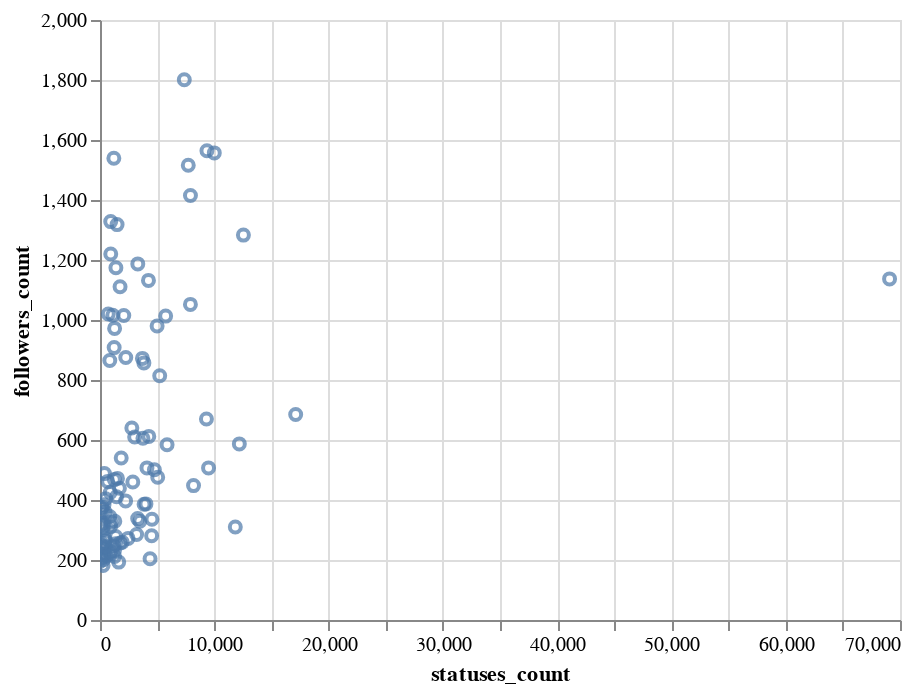

Notebook source saved alongside this figure:
### Markdown cell above
### Interactivity

### Code cell
tweets_chart.encode(
    tooltip=['screen_name']
).interactive()

### Figure 1 — Vega-Lite specification as saved in the notebook (floating-point values rounded to 4 significant figures)
{"$schema": "https://vega.github.io/schema/vega-lite/v2.6.0.json", "config": {"view": {"height": 300, "width": 400}}, "data": {"name": "data-0b202bd1b920000fec15f194ff2158f9"}, "datasets": {"data-0b202bd1b920000fec15f194ff2158f9": [{"created_at": "2010-02-10 00:28:15+00:00", "days_registered": 3119, "favourites_count": 5455, "followers_count": 872, "friends_count": 2567, "listed_count": 29, "name": "Bede Constantinides", "screen_name": "beconstant", "statuses_count": 3711}, {"created_at": "2009-02-15 10:20:25+00:00", "days_registered": 3479, "favourites_count": 319, "followers_count": 243, "friends_count": 450, "listed_count": 6, "name": "Sean Löfgren", "screen_name": "seanBE", "statuses_count": 326}, {"created_at": "2010-11-14 20:49:26+00:00", "days_registered": 2842, "favourites_count": 1211, "followers_count": 213, "friends_count": 1278, "listed_count": 5, "name": "Abdullah Binthunaiyan", "screen_name": "anthenaian", "statuses_count": 536}, {"created_at": "2008-04-13 13:05:06+00:00", "days_registered": 3787, "favourites_count": 2060, "followers_count": 1564, "friends_count": 1020, "listed_count": 132, "name": "Stéphane Wirtel", "screen_name": "matrixise", "statuses_count": 9357}, {"created_at": "2011-01-01 20:33:21+00:00", "days_registered": 2794, "favourites_count": 947, "followers_count": 345, "friends_count": 1000, "listed_count": 57, "name": "Serguei Mikhailov", "screen_name": "cadastreng", "statuses_count": 856}, {"created_at": "2009-06-11 17:50:10+00:00", "days_registered": 3363, "favourites_count": 274, "followers_count": 359, "friends_count": 230, "listed_count": 1, "name": "Mike Davies", "screen_name": "britzerland", "statuses_count": 114}, {"created_at": "2016-08-31 12:31:39+00:00", "days_registered": 725, "favourites_count": 6137, "followers_count": 272, "friends_count": 674, "listed_count": 9, "name": "Claudia Millán", "screen_name": "cheshireminima", "statuses_count": 2458}, {"created_at": "2015-01-21 08:45:20+00:00", "days_registered": 1313, "favourites_count": 518, "followers_count": 323, "friends_count": 580, "listed_count": 60, "name": "VendorMach", "screen_name": "Vendormach", "statuses_count": 272}, {"created_at": "2010-07-19 05:03:33+00:00", "days_registered": 2960, "favourites_count": 258, "followers_count": 606, "friends_count": 465, "listed_count": 32, "name": "Kshitij Maurya", "screen_name": "KshitijMaurya", "statuses_count": 3756}, {"created_at": "2015-04-01 11:21:20+00:00", "days_registered": 1243, "favourites_count": 1614, "followers_count": 404, "friends_count": 1283, "listed_count": 36, "name": "Stefan Zimmermann", "screen_name": "zimmermanncode", "statuses_count": 493}, {"created_at": "2007-03-24 14:26:47+00:00", "days_registered": 4173, "favourites_count": 6527, "followers_count": 1052, "friends_count": 1638, "listed_count": 93, "name": "Daniel Kershaw", "screen_name": "danjamker", "statuses_count": 7912}, {"created_at": "2011-10-26 00:32:30+00:00", "days_registered": 2496, "favourites_count": 37, "followers_count": 472, "friends_count": 4859, "listed_count": 20, "name": "Occhiomondo", "screen_name": "occhiomondo", "statuses_count": 1530}, {"created_at": "2011-07-22 04:44:50+00:00", "days_registered": 2592, "favourites_count": 2455, "followers_count": 507, "friends_count": 671, "listed_count": 46, "name": "Luis San Martin", "screen_name": "pathcl", "statuses_count": 9497}, {"created_at": "2011-05-31 21:31:41+00:00", "days_registered": 2644, "favourites_count": 967, "followers_count": 207, "friends_count": 896, "listed_count": 3, "name": "Joshua Lobo", "screen_name": "boreas_cryo", "statuses_count": 105}, {"created_at": "2013-11-12 08:39:54+00:00", "days_registered": 1748, "favourites_count": 722, "followers_count": 425, "friends_count": 395, "listed_count": 28, "name": "Jacob Tomlinson", "screen_name": "_JacobTomlinson", "statuses_count": 897}, {"created_at": "2012-03-01 06:26:38+00:00", "days_registered": 2369, "favourites_count": 433, "followers_count": 182, "friends_count": 336, "listed_count": 7, "name": "Ankur Ankan", "screen_name": "AnkurAnkan", "statuses_count": 267}, {"created_at": "2008-07-19 18:58:52+00:00", "days_registered": 3690, "favourites_count": 5623, "followers_count": 1013, "friends_count": 3222, "listed_count": 258, "name": "Scott Edwards", "screen_name": "scottedwards200", "statuses_count": 5745}, {"created_at": "2011-11-19 09:25:18+00:00", "days_registered": 2472, "favourites_count": 401, "followers_count": 272, "friends_count": 477, "listed_count": 18, "name": "Anita Schürch", "screen_name": "AnitaSchurch", "statuses_count": 408}, {"created_at": "2015-10-28 22:09:28+00:00", "days_registered": 1033, "favourites_count": 1604, "followers_count": 468, "friends_count": 515, "listed_count": 24, "name": "Isabel Castanho", "screen_name": "isabelscst", "statuses_count": 1256}, {"created_at": "2010-06-27 17:19:35+00:00", "days_registered": 2982, "favourites_count": 585, "followers_count": 865, "friends_count": 4155, "listed_count": 42, "name": "Mark kidde", "screen_name": "romeomarkk", "statuses_count": 856}, {"created_at": "2011-04-23 00:38:57+00:00", "days_registered": 2682, "favourites_count": 393, "followers_count": 204, "friends_count": 451, "listed_count": 6, "name": "Leonardo Jofré Flor", "screen_name": "leonardojofre", "statuses_count": 4381}, {"created_at": "2013-07-05 13:13:38+00:00", "days_registered": 1878, "favourites_count": 88, "followers_count": 222, "friends_count": 667, "listed_count": 22, "name": "Gaspar Brogueira", "screen_name": "GasparBrogueira", "statuses_count": 91}, {"created_at": "2016-07-20 09:44:59+00:00", "days_registered": 767, "favourites_count": 455, "followers_count": 250, "friends_count": 117, "listed_count": 11, "name": "Julien Le Sommer", "screen_name": "jlesommer", "statuses_count": 103}, {"created_at": "2014-06-14 00:47:21+00:00", "days_registered": 1534, "favourites_count": 9783, "followers_count": 507, "friends_count": 4245, "listed_count": 101, "name": "Beth was @PyCon 😆🐍", "screen_name": "bethahdc3", "statuses_count": 4108}, {"created_at": "2011-04-11 12:12:53+00:00", "days_registered": 2694, "favourites_count": 1414, "followers_count": 301, "friends_count": 1021, "listed_count": 10, "name": "Juan", "screen_name": "JnEsZ", "statuses_count": 273}, {"created_at": "2007-09-09 23:03:19+00:00", "days_registered": 4004, "favourites_count": 1984, "followers_count": 610, "friends_count": 964, "listed_count": 55, "name": "Lapsa-Malawski", "screen_name": "munhitsu", "statuses_count": 3032}, {"created_at": "2014-06-22 17:46:39+00:00", "days_registered": 1526, "favourites_count": 1001, "followers_count": 397, "friends_count": 402, "listed_count": 141, "name": "Nicolas Schmelling", "screen_name": "DerSchmelling", "statuses_count": 2240}, {"created_at": "2010-03-24 18:54:52+00:00", "days_registered": 3077, "favourites_count": 114, "followers_count": 219, "friends_count": 617, "listed_count": 1, "name": "Rit De", "screen_name": "ritde1", "statuses_count": 311}, {"created_at": "2008-04-01 15:01:43+00:00", "days_registered": 3799, "favourites_count": 629, "followers_count": 1187, "friends_count": 780, "listed_count": 140, "name": "Peter Hoffmann", "screen_name": "peterhoffmann", "statuses_count": 3307}, {"created_at": "2012-05-26 20:25:57+00:00", "days_registered": 2283, "favourites_count": 55, "followers_count": 212, "friends_count": 2469, "listed_count": 0, "name": "Jonathan Tecwyn", "screen_name": "txwyn", "statuses_count": 125}, {"created_at": "2009-01-21 01:26:14+00:00", "days_registered": 3504, "favourites_count": 1386, "followers_count": 814, "friends_count": 2233, "listed_count": 33, "name": "Matias Valdenegro 🐧", "screen_name": "mvaldenegro", "statuses_count": 5225}, {"created_at": "2016-09-08 18:50:13+00:00", "days_registered": 717, "favourites_count": 3897, "followers_count": 240, "friends_count": 1912, "listed_count": 3, "name": "Camel3", "screen_name": "8kazu3", "statuses_count": 115}, {"created_at": "2008-12-13 16:31:46+00:00", "days_registered": 3543, "favourites_count": 1064, "followers_count": 1015, "friends_count": 636, "listed_count": 81, "name": "Tillmann Eitelberg", "screen_name": "_Tillmann", "statuses_count": 2082}, {"created_at": "2009-08-12 22:54:56+00:00", "days_registered": 3301, "favourites_count": 79, "followers_count": 201, "friends_count": 1213, "listed_count": 21, "name": "iTrendOn", "screen_name": "iTrendOn", "statuses_count": 295}, {"created_at": "2010-07-02 15:46:59+00:00", "days_registered": 2977, "favourites_count": 98183, "followers_count": 1137, "friends_count": 1924, "listed_count": 6, "name": "Jo Zep", "screen_name": "peppujool", "statuses_count": 69087}, {"created_at": "2017-04-12 08:09:58+00:00", "days_registered": 501, "favourites_count": 1, "followers_count": 195, "friends_count": 4210, "listed_count": 4, "name": "Prabhakar", "screen_name": "_dsprabhakar", "statuses_count": 0}, {"created_at": "2010-07-06 16:36:45+00:00", "days_registered": 2973, "favourites_count": 189, "followers_count": 247, "friends_count": 1912, "listed_count": 1, "name": "Pettern", "screen_name": "knpetter", "statuses_count": 1208}, {"created_at": "2011-04-05 23:55:34+00:00", "days_registered": 2700, "favourites_count": 1365, "followers_count": 972, "friends_count": 294, "listed_count": 63, "name": "Marc Garcia", "screen_name": "datapythonista", "statuses_count": 1278}, {"created_at": "2013-07-20 20:14:58+00:00", "days_registered": 1863, "favourites_count": 1463, "followers_count": 908, "friends_count": 1215, "listed_count": 58, "name": "Michael Bossetta", "screen_name": "MichaelBossetta", "statuses_count": 1239}, {"created_at": "2009-02-10 22:44:33+00:00", "days_registered": 3484, "favourites_count": 99, "followers_count": 875, "friends_count": 296, "listed_count": 60, "name": "Tucson Python", "screen_name": "TuPLE", "statuses_count": 2255}, {"created_at": "2009-06-20 16:29:29+00:00", "days_registered": 3354, "favourites_count": 4645, "followers_count": 285, "friends_count": 381, "listed_count": 83, "name": "pentulohryz", "screen_name": "pythonrulez", "statuses_count": 3203}, {"created_at": "2011-01-28 22:44:42+00:00", "days_registered": 2767, "favourites_count": 151, "followers_count": 228, "friends_count": 1339, "listed_count": 27, "name": "Mike S", "screen_name": "more_data", "statuses_count": 911}, {"created_at": "2009-10-30 15:40:24+00:00", "days_registered": 3222, "favourites_count": 601, "followers_count": 278, "friends_count": 588, "listed_count": 2, "name": "Ashwin Vishnu", "screen_name": "ashwinvis", "statuses_count": 1373}, {"created_at": "2009-01-26 16:44:29+00:00", "days_registered": 3499, "favourites_count": 37149, "followers_count": 1557, "friends_count": 3099, "listed_count": 220, "name": "Alberto Labarga", "screen_name": "alabarga", "statuses_count": 10001}, {"created_at": "2009-11-12 20:43:04+00:00", "days_registered": 3209, "favourites_count": 10, "followers_count": 1020, "friends_count": 3165, "listed_count": 38, "name": "Sundeep Teki", "screen_name": "sundeepteki", "statuses_count": 728}, {"created_at": "2009-09-01 10:43:34+00:00", "days_registered": 3281, "favourites_count": 4197, "followers_count": 460, "friends_count": 2120, "listed_count": 12, "name": "R Palmer", "screen_name": "rd_palmer", "statuses_count": 2871}, {"created_at": "2010-07-02 04:57:06+00:00", "days_registered": 2977, "favourites_count": 208, "followers_count": 338, "friends_count": 847, "listed_count": 13, "name": "irving", "screen_name": "IrvingProg", "statuses_count": 3296}, {"created_at": "2009-02-04 13:17:30+00:00", "days_registered": 3490, "favourites_count": 1488, "followers_count": 387, "friends_count": 428, "listed_count": 20, "name": "Oleg Prylypko", "screen_name": "prylypko", "statuses_count": 4019}, {"created_at": "2016-11-01 14:32:23+00:00", "days_registered": 663, "favourites_count": 239, "followers_count": 360, "friends_count": 252, "listed_count": 6, "name": "Python Alicante", "screen_name": "python_alc", "statuses_count": 445}, {"created_at": "2009-08-31 09:20:22+00:00", "days_registered": 3282, "favourites_count": 50, "followers_count": 193, "friends_count": 238, "listed_count": 8, "name": "Ahmed Magdy", "screen_name": "ahmed_magdy40", "statuses_count": 1638}, {"created_at": "2009-06-16 12:51:07+00:00", "days_registered": 3358, "favourites_count": 1466, "followers_count": 612, "friends_count": 1069, "listed_count": 37, "name": "Stuart Mumford", "screen_name": "StuartMumford", "statuses_count": 4270}, {"created_at": "2013-04-17 20:55:25+00:00", "days_registered": 1957, "favourites_count": 21042, "followers_count": 1516, "friends_count": 2104, "listed_count": 57, "name": "Yara Sanchez", "screen_name": "yara_elena", "statuses_count": 7724}, {"created_at": "2010-06-30 12:11:11+00:00", "days_registered": 2979, "favourites_count": 1838, "followers_count": 1283, "friends_count": 1975, "listed_count": 145, "name": "David MartínBorregón", "screen_name": "DavidMartinB", "statuses_count": 12549}, {"created_at": "2009-09-11 17:52:15+00:00", "days_registered": 3271, "favourites_count": 459, "followers_count": 462, "friends_count": 2355, "listed_count": 15, "name": "Franco Donati", "screen_name": "FDonati", "statuses_count": 672}, {"created_at": "2009-04-29 07:17:48+00:00", "days_registered": 3406, "favourites_count": 1909, "followers_count": 685, "friends_count": 1717, "listed_count": 199, "name": "steven c shepard", "screen_name": "scshepard", "statuses_count": 17122}, {"created_at": "2011-10-11 15:42:01+00:00", "days_registered": 2511, "favourites_count": 2498, "followers_count": 1132, "friends_count": 4143, "listed_count": 57, "name": "jacopo staiano", "screen_name": "stjaco", "statuses_count": 4241}, {"created_at": "2012-03-13 10:00:23+00:00", "days_registered": 2357, "favourites_count": 311, "followers_count": 221, "friends_count": 419, "listed_count": 34, "name": "Simone Basso", "screen_name": "simbasso", "statuses_count": 901}, {"created_at": "2011-11-22 17:22:43+00:00", "days_registered": 2469, "favourites_count": 191, "followers_count": 263, "friends_count": 954, "listed_count": 9, "name": "Irahan", "screen_name": "irahan_", "statuses_count": 453}, {"created_at": "2012-09-28 07:43:49+00:00", "days_registered": 2158, "favourites_count": 3171, "followers_count": 1801, "friends_count": 3011, "listed_count": 193, "name": "Luc Henry", "screen_name": "heluc", "statuses_count": 7377}, {"created_at": "2011-12-12 11:14:44+00:00", "days_registered": 2449, "favourites_count": 821, "followers_count": 1328, "friends_count": 2182, "listed_count": 109, "name": "Steve Cultrera", "screen_name": "scultrera", "statuses_count": 937}, {"created_at": "2013-07-14 10:56:52+00:00", "days_registered": 1869, "favourites_count": 16095, "followers_count": 439, "friends_count": 4860, "listed_count": 82, "name": "Mathieu Guille", "screen_name": "mathieuguille", "statuses_count": 1699}, {"created_at": "2012-11-24 21:28:57+00:00", "days_registered": 2101, "favourites_count": 7417, "followers_count": 281, "friends_count": 256, "listed_count": 7, "name": "עלמה", "screen_name": "MarcoAlmah", "statuses_count": 4517}, {"created_at": "2013-12-26 18:04:39+00:00", "days_registered": 1704, "favourites_count": 675, "followers_count": 1318, "friends_count": 2180, "listed_count": 51, "name": "chaignc", "screen_name": "chaignc", "statuses_count": 1495}, {"created_at": "2015-05-26 20:46:29+00:00", "days_registered": 1188, "favourites_count": 1978, "followers_count": 326, "friends_count": 1311, "listed_count": 22, "name": "xmn", "screen_name": "xmnlab", "statuses_count": 970}, {"created_at": "2009-04-23 20:21:03+00:00", "days_registered": 3412, "favourites_count": 3639, "followers_count": 1415, "friends_count": 2138, "listed_count": 99, "name": "Joona Lehtomäki", "screen_name": "jlehtoma", "statuses_count": 7915}, {"created_at": "2012-06-26 16:00:36+00:00", "days_registered": 2252, "favourites_count": 6929, "followers_count": 310, "friends_count": 987, "listed_count": 82, "name": "Clément Chastagnol", "screen_name": "HerrDoktorFunk", "statuses_count": 11839}, {"created_at": "2011-03-12 01:48:04+00:00", "days_registered": 2724, "favourites_count": 2186, "followers_count": 336, "friends_count": 723, "listed_count": 37, "name": "Branden Allen", "screen_name": "space_qual", "statuses_count": 4546}, {"created_at": "2017-01-15 13:10:18+00:00", "days_registered": 588, "favourites_count": 8059, "followers_count": 259, "friends_count": 940, "listed_count": 1, "name": "Paweł Gliwny", "screen_name": "GliwnyP", "statuses_count": 1952}, {"created_at": "2012-08-27 14:42:38+00:00", "days_registered": 2190, "favourites_count": 1056, "followers_count": 232, "friends_count": 1050, "listed_count": 5, "name": "Kelch Monteiro", "screen_name": "KelchMonteiro", "statuses_count": 1269}, {"created_at": "2013-08-21 17:57:34+00:00", "days_registered": 1831, "favourites_count": 10314, "followers_count": 587, "friends_count": 1148, "listed_count": 71, "name": "Miloš Miljković", "screen_name": "miishke", "statuses_count": 12192}, {"created_at": "2015-10-09 19:51:03+00:00", "days_registered": 1052, "favourites_count": 954, "followers_count": 1016, "friends_count": 1258, "listed_count": 41, "name": "PyCaribbean", "screen_name": "PyCaribbean", "statuses_count": 1117}, {"created_at": "2010-03-01 22:34:08+00:00", "days_registered": 3100, "favourites_count": 278, "followers_count": 212, "friends_count": 207, "listed_count": 11, "name": "Deanna Hence", "screen_name": "deahence", "statuses_count": 1273}, {"created_at": "2012-06-16 13:54:13+00:00", "days_registered": 2262, "favourites_count": 334, "followers_count": 316, "friends_count": 3696, "listed_count": 2, "name": "Aditthya", "screen_name": "ad137hya", "statuses_count": 23}, {"created_at": "2010-07-12 21:22:30+00:00", "days_registered": 2967, "favourites_count": 860, "followers_count": 386, "friends_count": 813, "listed_count": 40, "name": "Mel Sandells", "screen_name": "mjsandells", "statuses_count": 3856}, {"created_at": "2011-04-28 14:10:01+00:00", "days_registered": 2677, "favourites_count": 2890, "followers_count": 501, "friends_count": 784, "listed_count": 62, "name": "Akim Boyko", "screen_name": "AkimBoyko", "statuses_count": 4759}, {"created_at": "2009-04-13 18:37:02+00:00", "days_registered": 3422, "favourites_count": 3732, "followers_count": 254, "friends_count": 705, "listed_count": 5, "name": "Robin Cole", "screen_name": "robmarkcole", "statuses_count": 1362}, {"created_at": "2014-02-09 06:08:05+00:00", "days_registered": 1659, "favourites_count": 14679, "followers_count": 476, "friends_count": 1634, "listed_count": 14, "name": "Epsilon Haze ⚑", "screen_name": "AlisonStarfox", "statuses_count": 5050}, {"created_at": "2011-10-26 13:47:52+00:00", "days_registered": 2496, "favourites_count": 1, "followers_count": 584, "friends_count": 175, "listed_count": 70, "name": "Konrad Hinsen", "screen_name": "khinsen", "statuses_count": 5869}, {"created_at": "2010-03-26 19:20:29+00:00", "days_registered": 3075, "favourites_count": 1262, "followers_count": 1539, "friends_count": 1080, "listed_count": 38, "name": "Sean Cutler", "screen_name": "cutlersr", "statuses_count": 1212}, {"created_at": "2014-03-31 15:11:40+00:00", "days_registered": 1609, "favourites_count": 1991, "followers_count": 313, "friends_count": 205, "listed_count": 8, "name": "Phil Elson", "screen_name": "pypelson", "statuses_count": 310}, {"created_at": "2008-05-23 09:17:51+00:00", "days_registered": 3747, "favourites_count": 268, "followers_count": 411, "friends_count": 264, "listed_count": 16, "name": "Gijs Molenaar", "screen_name": "gijzelaerr", "statuses_count": 1449}, {"created_at": "2014-07-14 18:35:23+00:00", "days_registered": 1504, "favourites_count": 10338, "followers_count": 857, "friends_count": 879, "listed_count": 144, "name": "(((Valerio Maggio)))", "screen_name": "leriomaggio", "statuses_count": 3841}, {"created_at": "2013-12-10 10:10:36+00:00", "days_registered": 1720, "favourites_count": 576, "followers_count": 329, "friends_count": 512, "listed_count": 23, "name": "jrbanga", "screen_name": "julio_r_banga", "statuses_count": 1297}, {"created_at": "2011-07-05 15:07:49+00:00", "days_registered": 2609, "favourites_count": 207, "followers_count": 1220, "friends_count": 184, "listed_count": 11, "name": "DEMCON", "screen_name": "DEMCON", "statuses_count": 940}, {"created_at": "2011-07-15 15:27:20+00:00", "days_registered": 2599, "favourites_count": 1580, "followers_count": 312, "friends_count": 1198, "listed_count": 34, "name": "Matteo Zuccon", "screen_name": "matteo_zuccon", "statuses_count": 926}, {"created_at": "2012-07-26 12:23:03+00:00", "days_registered": 2222, "favourites_count": 93, "followers_count": 640, "friends_count": 273, "listed_count": 50, "name": "Python North East", "screen_name": "PythonNorthEast", "statuses_count": 2786}, {"created_at": "2014-11-20 09:55:51+00:00", "days_registered": 1375, "favourites_count": 538, "followers_count": 1174, "friends_count": 1847, "listed_count": 89, "name": "Odell Dias", "screen_name": "Odell_Wizard", "statuses_count": 1392}, {"created_at": "2014-04-06 00:23:59+00:00", "days_registered": 1603, "favourites_count": 28, "followers_count": 488, "friends_count": 1441, "listed_count": 34, "name": "Zoomer Analytics", "screen_name": "ZoomerAnalytics", "statuses_count": 387}, {"created_at": "2012-03-16 12:15:37+00:00", "days_registered": 2354, "favourites_count": 973, "followers_count": 540, "friends_count": 2076, "listed_count": 13, "name": "Guillem Duran", "screen_name": "Miau_DB", "statuses_count": 1856}, {"created_at": "2007-06-13 08:55:54+00:00", "days_registered": 4092, "favourites_count": 50, "followers_count": 329, "friends_count": 401, "listed_count": 109, "name": "Cristiano Dal Farra", "screen_name": "crisdalfarra", "statuses_count": 3486}, {"created_at": "2008-05-26 09:22:37+00:00", "days_registered": 3744, "favourites_count": 806, "followers_count": 448, "friends_count": 582, "listed_count": 32, "name": "alonnir", "screen_name": "alonnir", "statuses_count": 8184}, {"created_at": "2009-07-15 07:04:22+00:00", "days_registered": 3329, "favourites_count": 3493, "followers_count": 257, "friends_count": 581, "listed_count": 26, "name": "Sebastien Campion", "screen_name": "sebcampion", "statuses_count": 1772}, {"created_at": "2011-05-03 11:44:38+00:00", "days_registered": 2672, "favourites_count": 423, "followers_count": 384, "friends_count": 400, "listed_count": 20, "name": "Kasia ☕️", "screen_name": "khkaminska", "statuses_count": 352}, {"created_at": "2017-11-29 12:00:27+00:00", "days_registered": 270, "favourites_count": 126, "followers_count": 255, "friends_count": 68, "listed_count": 5, "name": "PyData Edinburgh", "screen_name": "PyDataEdinburgh", "statuses_count": 188}, {"created_at": "2009-05-25 02:11:07+00:00", "days_registered": 3380, "favourites_count": 1209, "followers_count": 980, "friends_count": 285, "listed_count": 94, "name": "Stefan Kasberger", "screen_name": "stefankasberger", "statuses_count": 4997}, {"created_at": "2015-07-08 23:16:35+00:00", "days_registered": 1145, "favourites_count": 2998, "followers_count": 244, "friends_count": 750, "listed_count": 1, "name": "Yunus Emre Belet", "screen_name": "yemrebelet", "statuses_count": 508}, {"created_at": "2009-06-19 12:45:22+00:00", "days_registered": 3355, "favourites_count": 90, "followers_count": 374, "friends_count": 2193, "listed_count": 12, "name": "Mrt Pruvost-Beaurain", "screen_name": "Martin__PB", "statuses_count": 97}, {"created_at": "2010-07-27 07:11:35+00:00", "days_registered": 2952, "favourites_count": 671, "followers_count": 670, "friends_count": 2009, "listed_count": 63, "name": "Balzer82", "screen_name": "Balzer82", "statuses_count": 9313}, {"created_at": "2009-03-01 20:33:59+00:00", "days_registered": 3465, "favourites_count": 13888, "followers_count": 1111, "friends_count": 4440, "listed_count": 58, "name": "Steffen Röcker", "screen_name": "sroecker", "statuses_count": 1755}, {"created_at": "2008-05-18 00:22:35+00:00", "days_registered": 3752, "favourites_count": 91, "followers_count": 376, "friends_count": 454, "listed_count": 30, "name": "Saúl", "screen_name": "definitely", "statuses_count": 191}]}, "encoding": {"tooltip": [{"field": "screen_name", "type": "nominal"}], "x": {"field": "statuses_count", "type": "quantitative"}, "y": {"field": "followers_count", "type": "quantitative"}}, "mark": "point", "selection": {"selector001": {"bind": "scales", "encodings": ["x", "y"], "mark": {"fill": "#333", "fillOpacity": 0.125, "stroke": "white"}, "on": "[mousedown, window:mouseup] > window:mousemove!", "resolve": "global", "translate": "[mousedown, window:mouseup] > window:mousemove!", "type": "interval", "zoom": "wheel!"}}}
